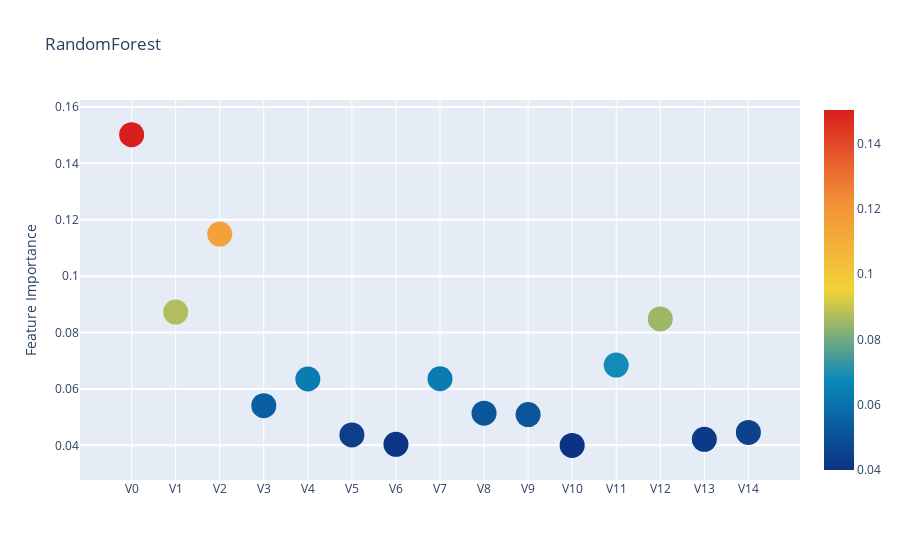

The notebook cell this image was saved under:
### Code cell
rf_model_importance = feature_importance_scatter_plot('RandomForest',rf_feature_importance,nc_X_train)

### Figure 1 — Plotly figure (JSON) as saved in the notebook; plotly's stock layout.template omitted (floating-point values rounded to 4 significant figures)
{"data": [{"marker": {"color": [0.1502, 0.08726, 0.1149, 0.05406, 0.06352, 0.04369, 0.04038, 0.06363, 0.0514, 0.05091, 0.03999, 0.06846, 0.08484, 0.04215, 0.0446], "colorscale": [[0, "rgb(12,51,131)"], [0.25, "rgb(10,136,186)"], [0.5, "rgb(242,211,56)"], [0.75, "rgb(242,143,56)"], [1, "rgb(217,30,30)"]], "showscale": true, "size": 25, "sizemode": "diameter", "sizeref": 1}, "mode": "markers", "text": ["V0", "V1", "V2", "V3", "V4", "V5", "V6", "V7", "V8", "V9", "V10", "V11", "V12", "V13", "V14"], "type": "scatter", "x": ["V0", "V1", "V2", "V3", "V4", "V5", "V6", "V7", "V8", "V9", "V10", "V11", "V12", "V13", "V14"], "y": [0.1502, 0.08726, 0.1149, 0.05406, 0.06352, 0.04369, 0.04038, 0.06363, 0.0514, 0.05091, 0.03999, 0.06846, 0.08484, 0.04215, 0.0446]}], "layout": {"autosize": true, "hovermode": "closest", "showlegend": false, "title": {"text": "RandomForest"}, "yaxis": {"gridwidth": 2, "ticklen": 5, "title": {"text": "Feature Importance"}}}}
